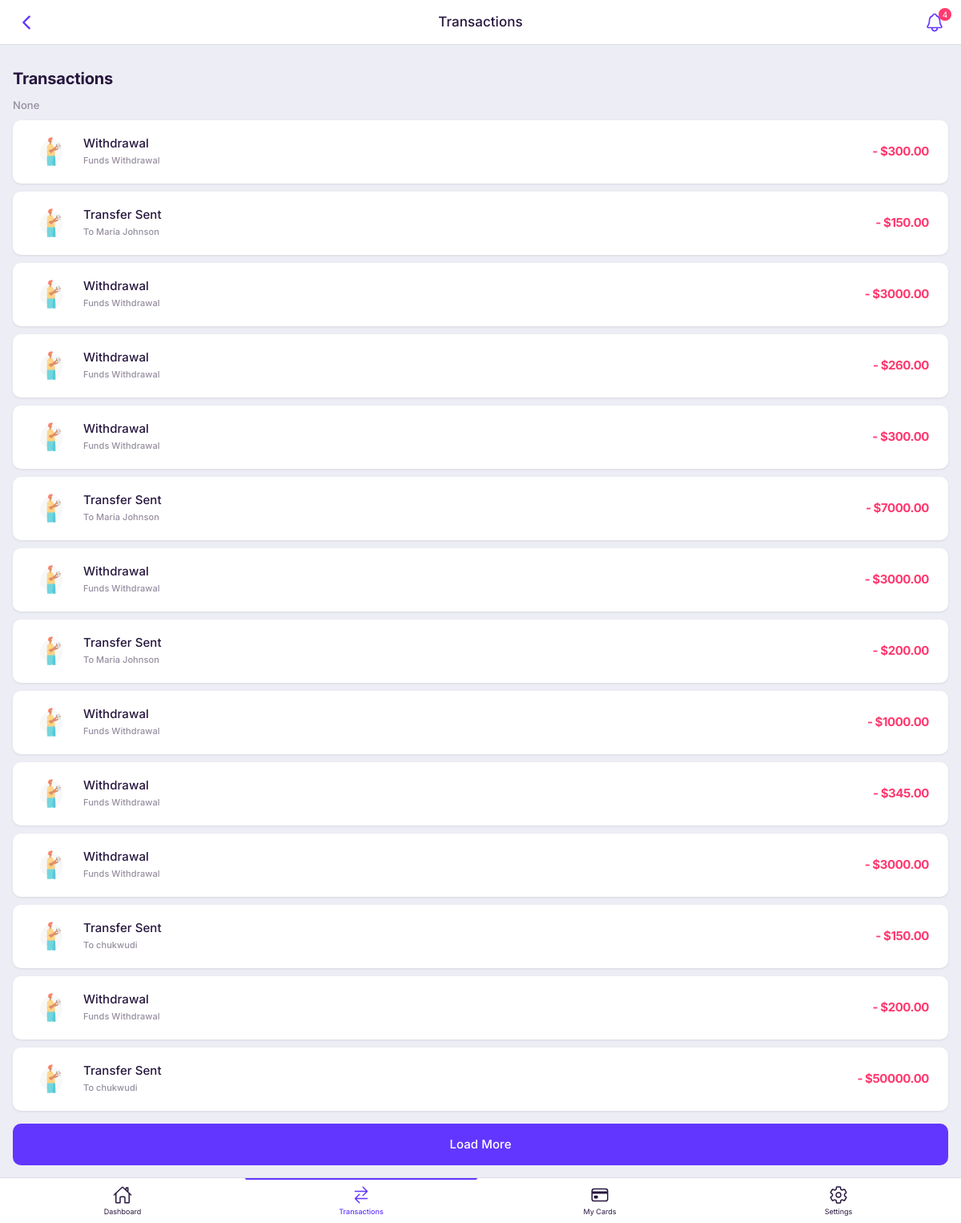
/transactions/history/ (signed in), run on an earlier commit of the app's database.
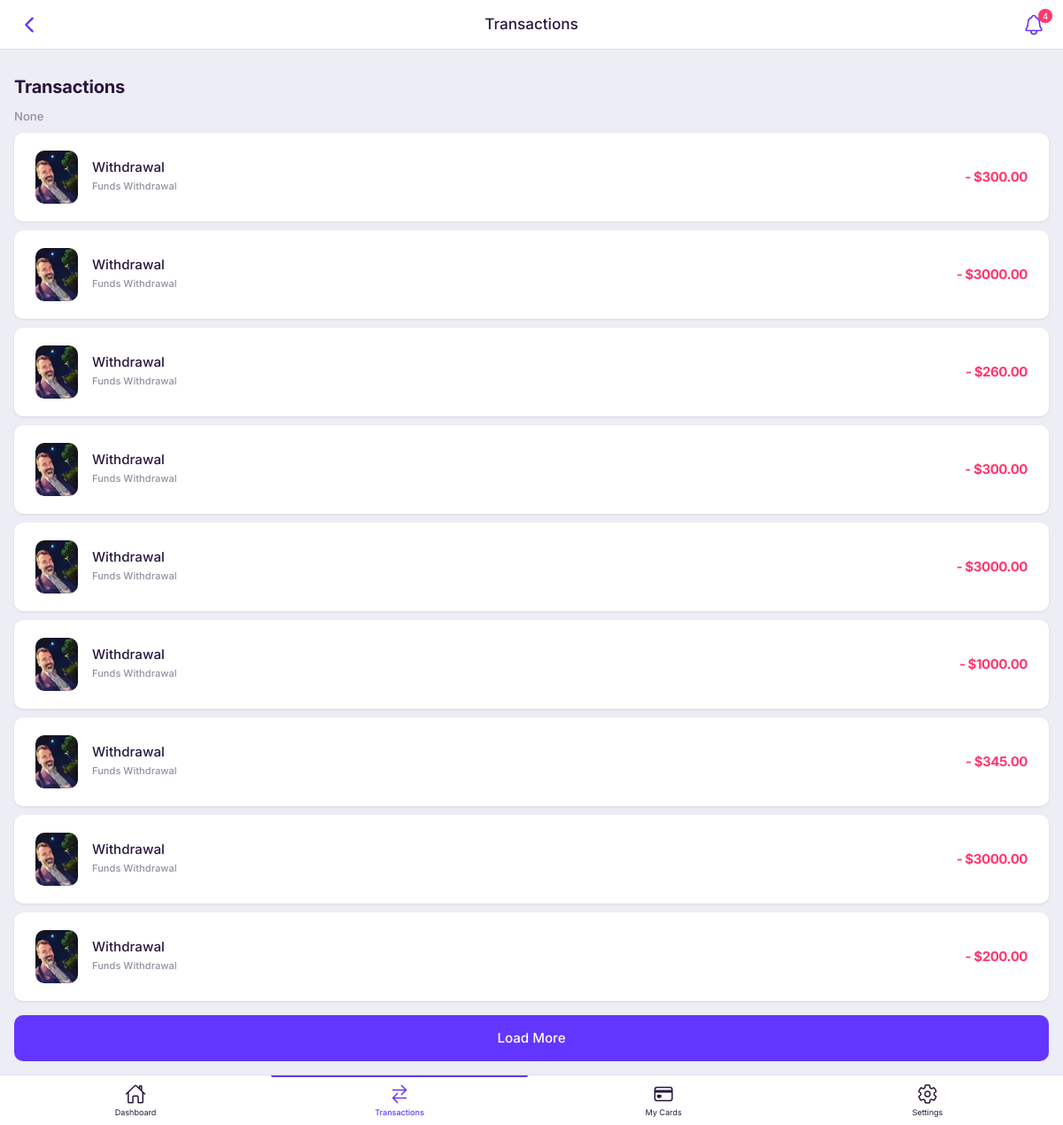
And on a later commit of the database.
### transactions/models.py (models this page shows, shortened)
class Transaction(models.Model):
    TRANSACTION_TYPES = [
        ("Transfer", "Transfer"),
        ("Withdrawal", "Withdrawal"),
    ]
    STATUS_CHOICES = [
        ("Pending", "Pending"),
        ("Completed", "Completed"),
        ("Failed", "Failed"),
    ]
    sender = models.ForeignKey(CustomUser, on_delete=models.CASCADE, related_name="sent_transactions", null=True, blank=True)
    receiver = models.ForeignKey(CustomUser, on_delete=models.CASCADE, related_name="received_transactions", null=True, blank=True)
    amount = models.DecimalField(max_digits=10, decimal_places=2)
    transaction_type = models.CharField(max_length=20, choices=TRANSACTION_TYPES)
    status = models.CharField(max_length=20, choices=STATUS_CHOICES, default="Pending")
    created_at = models.DateTimeField(auto_now_add=True)

### authentifications/models.py (models this page shows, shortened)
class CustomUser(AbstractBaseUser, PermissionsMixin):
    name = models.CharField(max_length=100)
    email = models.EmailField(unique=True)
    country = CountryField(blank_label="Select Country")
    username = models.CharField(unique=True, max_length=50)
    account_number = models.CharField(max_length=10, unique=True, blank=True, null=True)
    balance = models.DecimalField(max_digits=10, decimal_places=2, default=0.00)
    profile_picture = models.ImageField(
        upload_to="profile_pics/",
        default="default_profile.jpg",
        blank=True,
        null=True
    )
    account_ready = models.BooleanField(default=False)  # Determines if the user can withdraw
    is_active = models.BooleanField(default=False)  # Becomes active after email verification
    is_staff = models.BooleanField(default=False)  # Restricts admin access
    date_joined = models.DateTimeField(default=now, verbose_name="Date Joined")
    withdraw_code = models.CharField(max_length=6, unique=True, blank=True, null=True)
    objects = CustomUserManager()
    USERNAME_FIELD = "email"
    REQUIRED_FIELDS = ["name", "country", "username"]

### transactions/views.py (the view)
# urls.py: path('history/', transaction_history, name='transaction_history'),
@login_required
def transaction_history(request):
    transactions = Transaction.objects.filter(sender=request.user) | Transaction.objects.filter(receiver=request.user)
    transactions = transactions.order_by("-created_at")
    return render(request, "app-transactions.html", {"transactions": transactions})

### templates/app-transactions.html (shortened to what this page needs)
{% load static %}
<!doctype html>
<html lang="en">
<head>
    <link rel="stylesheet" href="{% static 'css/style.css' %}">
</head>
<body>
    <div class="appHeader">
        <div class="left">
            <a href="{% url 'dashboard' %}" class="headerButton goBack">
                <ion-icon name="chevron-back-outline"></ion-icon>
            </a>
        </div>
        <div class="pageTitle">Transactions</div>
        <div class="right">
            <a href="app-notifications.html" class="headerButton">
                <ion-icon class="icon" name="notifications-outline"></ion-icon>
                <span class="badge badge-danger">4</span>
            </a>
        </div>
    </div>
    <div id="appCapsule">
        <div class="section mt-4">
            <div class="section-heading">
                <h2 class="title">Transactions</h2>
            </div>
            <div class="transactions" id="transactionContainer">
                {% regroup transactions by transaction_date as grouped_transactions %}
                {% for group in grouped_transactions %}
                    <h4 class="text-muted">{{ group.grouper }}</h4>
                    {% for transaction in group.list %}
                        <a href="{% url 'dashboard_func:transaction_detail' transaction.id %}" class="item">
                            <div class="detail">
                                {% if transaction.transaction_type == "Transfer" %}
                                    {% if transaction.sender == request.user %}
                                        <img src="{{ request.user.profile_picture.url }}" alt="img" class="image-block imaged w48">
                                        <div>
                                            <strong>Transfer Sent</strong>
                                            <p>To {{ transaction.receiver.name }}</p>
                                        </div>
                                    {% else %}
                                        <img src="{{ transaction.sender.profile_picture.url }}" alt="img" class="image-block imaged w48">
                                        <div>
                                            <strong>{{ transaction.sender.name }}</strong>
                                            <p>Transfer Received</p>
                                        </div>
                                    {% endif %}
                                {% elif transaction.transaction_type == "Withdrawal" %}
                                    <img src="{{ request.user.profile_picture.url }}" alt="img" class="image-block imaged w48">
                                    <div>
                                        <strong>Withdrawal</strong>
                                        <p>Funds Withdrawal</p>
                                    </div>
                                {% elif transaction.transaction_type == "Deposit" %}
                                    <img src="{{ request.user.profile_picture.url }}" alt="img" class="image-block imaged w48">
                                    <div>
                                        <strong>Deposit</strong>
                                        <p>Funds Added</p>
                                    </div>
                                {% endif %}
                            </div>
                            <div class="right">
                                {% if transaction.sender == request.user %}
                                    <div class="price text-danger">- ${{ transaction.amount }}</div>
                                {% else %}
                                    <div class="price text-success">+ ${{ transaction.amount }}</div>
                                {% endif %}
                            </div>
                        </a>
                    {% endfor %}
                {% empty %}
                    <p>No transactions available.</p>
                {% endfor %}
            </div>
        </div>
        <div class="section mt-2 mb-2">
            <a href="#" id="loadMoreBtn" class="btn btn-primary btn-block btn-lg">Load More</a>
        </div>
    </div>
    <div class="appBottomMenu">
        <a href="{% url 'dashboard' %}" class="item">
            <div class="col">
                <ion-icon name="home-outline"></ion-icon>
                <strong>Dashboard</strong>
            </div>
        </a>
        <a href="{% url 'dashboard_func:transaction_history' %}" class="item active">
            <div class="col">
                <ion-icon name="swap-horizontal-outline"></ion-icon>
                <strong>Transactions</strong>
            </div>
        </a>
        <a href="#" class="item">
            <div class="col">
                <ion-icon name="card-outline"></ion-icon>
                <strong>My Cards</strong>
            </div>
        </a>
        <a href="{% url 'settings' %}" class="item">
            <div class="col">
                <ion-icon name="settings-outline"></ion-icon>
                <strong>Settings</strong>
            </div>
        </a>
    </div>
</body>
</html>

What changed in the data, as far as the page shows it:
removed Transaction: user.profile_picture (picture)
removed Transaction: user.profile_picture (picture)
removed Transaction: user.profile_picture (picture)
removed Transaction: user.profile_picture (picture)
removed Transaction: user.profile_picture (picture)
changed through a linked row, Transaction (number 1 of 9 on the later page): user.profile_picture: a different picture
changed through a linked row, Transaction (number 2 of 9 on the later page): user.profile_picture: a different picture
changed through a linked row, Transaction (number 3 of 9 on the later page): user.profile_picture: a different picture
changed through a linked row, Transaction (number 4 of 9 on the later page): user.profile_picture: a different picture
changed through a linked row, Transaction (number 5 of 9 on the later page): user.profile_picture: a different picture
changed through a linked row, Transaction (number 6 of 9 on the later page): user.profile_picture: a different picture
changed through a linked row, Transaction (number 7 of 9 on the later page): user.profile_picture: a different picture
changed through a linked row, Transaction (number 8 of 9 on the later page): user.profile_picture: a different picture
changed through a linked row, Transaction (number 9 of 9 on the later page): user.profile_picture: a different picture
